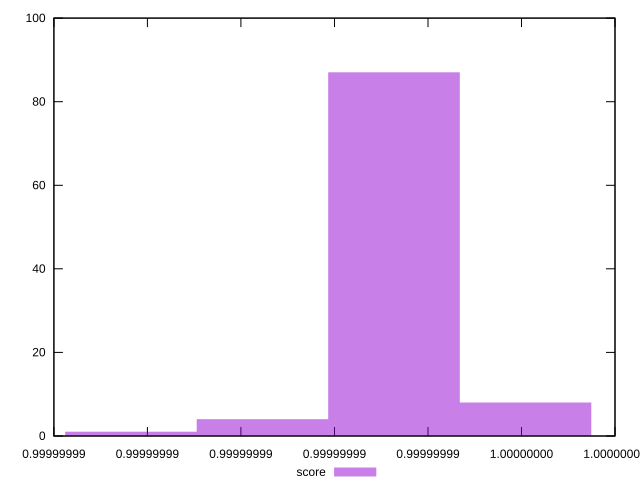

Source code (gnuplot):
reset
set terminal svg size 640, 490 enhanced background rgb 'white'
set output "reprap/bootup-time/samples/pages+cached+noadtech/score/histogram.svg"

$score <<EOF
0.9999999932719165 87
0.999999996084015 8
0.9999999876477192 1
0.9999999904598178 4
EOF

set key outside below
set boxwidth 2.8120986181505237e-9
set yrange [0:100]
set style fill transparent solid 0.5 noborder

plot \
  $score title "score" with boxes, \


reset
